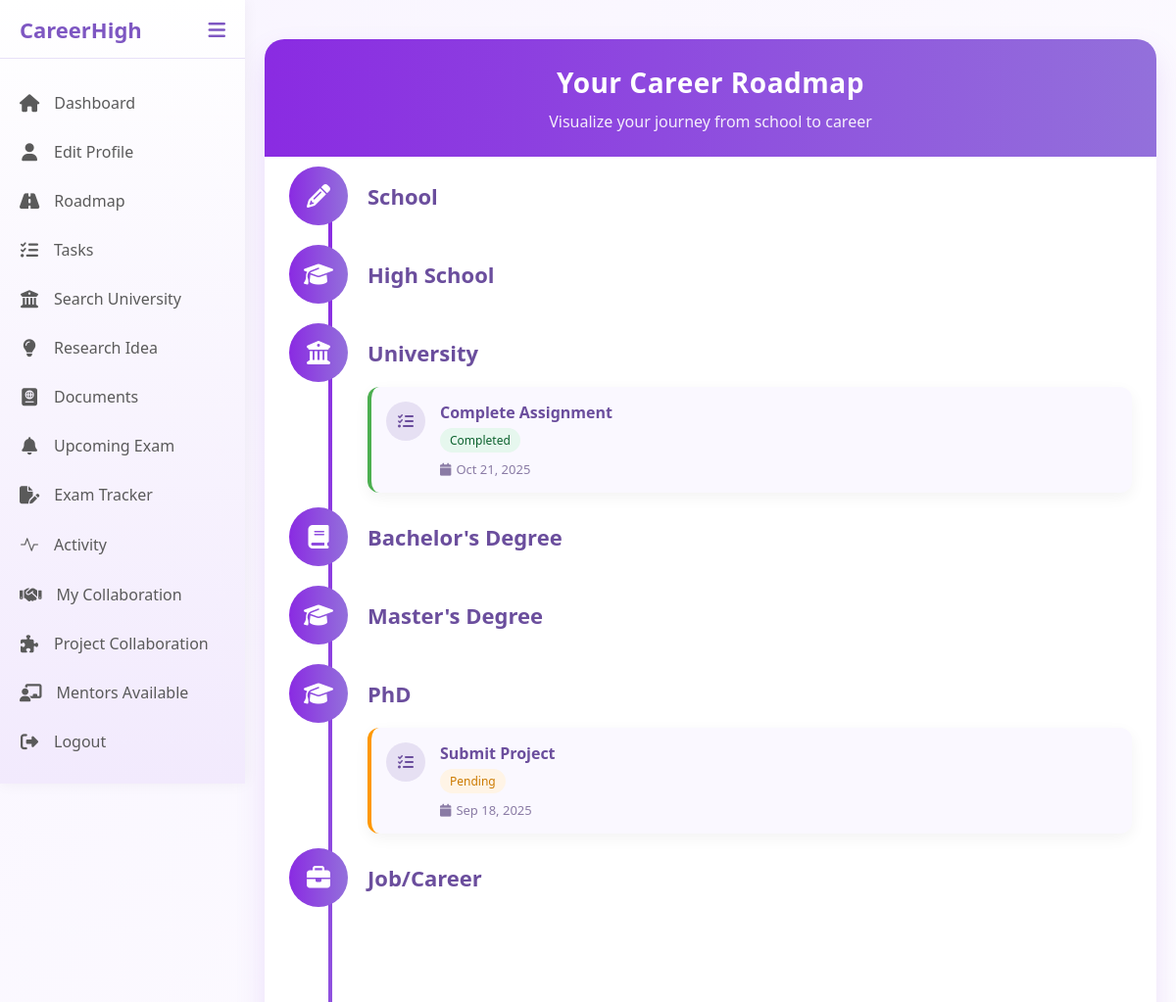
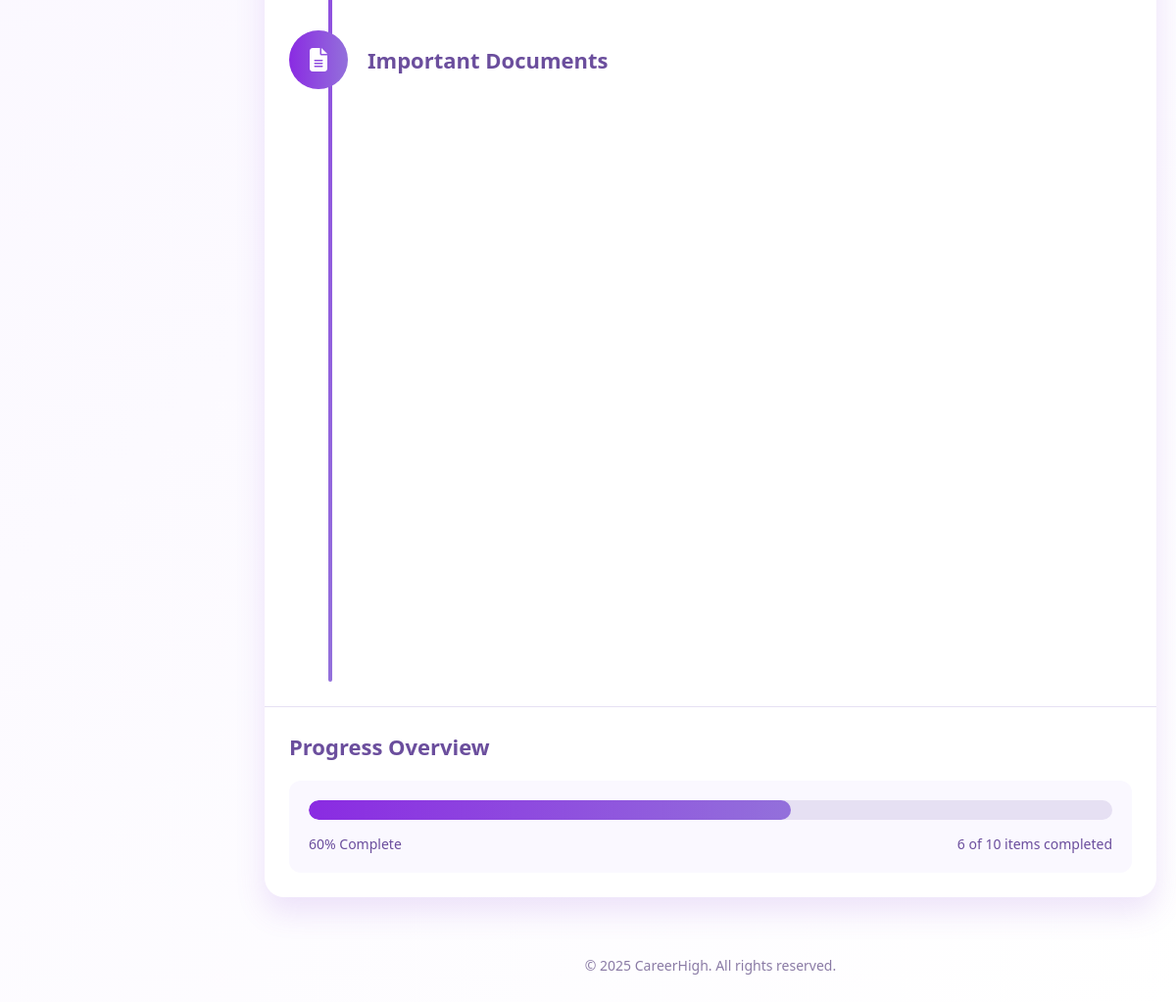
/Roadmap.php (signed in), run on the app's committed database (2 pictures, top to bottom).
### tables this page shows
CREATE TABLE `tasks` (
  `id` int(11) NOT NULL,
  `user_id` int(11) DEFAULT NULL,
  `title` varchar(255) NOT NULL,
  `description` text DEFAULT NULL,
  `category` enum('school','high-school','university','bachelor','master','phd','job','other') NOT NULL,
  `due_date` date DEFAULT NULL,
  `completed` tinyint(1) DEFAULT 0,
  `created_at` timestamp NOT NULL DEFAULT current_timestamp()
);

### Roadmap.php (the view, shortened to what this page needs)
<?php
require_once("connect.php");
$tasks = [];
$tasks_sql = "SELECT * FROM tasks
              WHERE user_id = ?
              ORDER BY
              FIELD(category, 'school', 'high-school', 'university', 'bachelor', 'master', 'phd', 'job', 'other'),
              due_date ASC, created_at ASC";
$task_stmt = mysqli_prepare($conn, $tasks_sql);
mysqli_stmt_bind_param($task_stmt, "i", $_SESSION['user_id']);
mysqli_stmt_execute($task_stmt);
$tasks_result = mysqli_stmt_get_result($task_stmt);
if ($tasks_result && mysqli_num_rows($tasks_result) > 0) {
    while ($row = mysqli_fetch_assoc($tasks_result)) {
        $tasks[] = $row;
    }
}
$documents = [];
$documents_sql = "SELECT * FROM documents
                  WHERE user_id = ?
                  ORDER BY
                  FIELD(category, 'academic', 'grade_sheet', 'exam_result', 'competition', 'co_curricular', 'achievement', 'research', 'birth_certificate', 'passport', 'bank', 'other'),
                  due_date ASC, created_at ASC";
$document_stmt = mysqli_prepare($conn, $documents_sql);
mysqli_stmt_bind_param($document_stmt, "i", $_SESSION['user_id']);
mysqli_stmt_execute($document_stmt);
$documents_result = mysqli_stmt_get_result($document_stmt);
if ($documents_result && mysqli_num_rows($documents_result) > 0) {
    while ($row = mysqli_fetch_assoc($documents_result)) {
        $documents[] = $row;
    }
}
$roadmap_items = [];
foreach ($tasks as $task) {
    $roadmap_items[] = [
        'id' => 'task_' . $task['id'],
        'type' => 'task',
        'title' => $task['title'],
        'category' => $task['category'],
        'status' => $task['completed'] ? 'completed' : 'pending',
        'due_date' => $task['due_date'],
        'created_at' => $task['created_at'],
        'description' => $task['description']
    ];
}
foreach ($documents as $document) {
    $roadmap_items[] = [
        'id' => 'doc_' . $document['id'],
        'type' => 'document',
        'title' => $document['title'],
        'category' => $document['category'],
        'status' => $document['status'],
        'due_date' => $document['due_date'],
        'created_at' => $document['created_at'],
        'description' => $document['description']
    ];
}
usort($roadmap_items, function($a, $b) {
    $dateA = !empty($a['due_date']) ? $a['due_date'] : $a['created_at'];
    $dateB = !empty($b['due_date']) ? $b['due_date'] : $b['created_at'];
    return strtotime($dateA) - strtotime($dateB);
});
$grouped_items = [
    'school' => [],
    'high-school' => [],
    'university' => [],
    'bachelor' => [],
    'master' => [],
    'phd' => [],
    'job' => [],
    'other' => [],
    'documents' => []
];
foreach ($roadmap_items as $item) {
    if ($item['type'] === 'document') {
        $grouped_items['documents'][] = $item;
    } else {
        if (isset($grouped_items[$item['category']])) {
            $grouped_items[$item['category']][] = $item;
        } else {
            $grouped_items['other'][] = $item;
        }
    }
}
?>
<!DOCTYPE html>
<html lang="en">
<head>
    <link rel="stylesheet" href="https://cdnjs.cloudflare.com/ajax/libs/font-awesome/6.4.0/css/all.min.css">
    <link rel="stylesheet" href="https://cdn.jsdelivr.net/npm/bootstrap-icons@1.11.3/font/bootstrap-icons.min.css">
    <link rel="stylesheet" href="css/Roadmaps.css">
</head>
<body>
    <div class="sidebar">
        <div class="sidebar-header">
            <div class="logo">CareerHigh</div>
            <button class="toggle-btn">
                <i class="fas fa-bars"></i>
            </button>
        </div>
        <div class="menu-items">
            <a href="Dashboard.php" class="menu-item">
                <i class="fas fa-home"></i>
                <span>Dashboard</span>
            </a>
            <a href="studentProfile.php" class="menu-item">
                <i class="fas fa-user"></i>
                <span>Edit Profile</span>
            </a>
            <a href="Roadmap.php" class="menu-item">
                <i class="fa-solid fa-road"></i>
                <span>Roadmap</span>
            </a>
            <a href="Task.php" class="menu-item">
                <i class="fas fa-tasks"></i>
                <span>Tasks</span>
            </a>
            <a href="UniversityFilter.php" class="menu-item">
                <i class="fa fa-university" aria-hidden="true"></i>
                <span>Search University</span>
            </a>
            <a href="research_idea.php" class="menu-item">
                <i class="fa-solid fa-lightbulb"></i>
                <span>Research Idea</span>
            </a>
            <a href="Document.php" class="menu-item">
                <i class="fa-solid fa-passport"></i>
                <span>Documents</span>
            </a>
            <a href="ExamNotification.php" class="menu-item">
                <i class='fas fa-bell'></i>
                <span>Upcoming Exam</span>
            </a>
            <a href="ExamTracker.php" class="menu-item">
                <i class="fa-solid fa-file-pen"></i>
                <span>Exam Tracker</span>
            </a>
            <a href="Activity.php" class="menu-item">
                    <i class="bi bi-activity"></i>
                <span>Activity</span>
            </a>
            <a href="MyCollab.php" class="menu-item">
                    <i class="fas fa-handshake"></i>
                <span>My Collaboration</span>
            </a>
            <a href="ResearchCollaboration.php" class="menu-item">
                    <i class="fas fa-puzzle-piece"></i>
                <span>Project Collaboration</span>
            </a>
            <a href="MentorFilter.php" class="menu-item">
                <i class="fa-solid fa-chalkboard-user"></i>
                <span>Mentors Available</span>
            </a>
            <a href="logout.php" class="menu-item">
                <i class="fas fa-sign-out-alt"></i>
                <span>Logout</span>
            </a>
        </div>
    </div>
    <div class="main-content">
        <div class="container">
            <header>
                <h1>Your Career Roadmap</h1>
                <p class="subtitle">Visualize your journey from school to career</p>
            </header>
            <div class="roadmap-container">
                <div class="roadmap-timeline">
                    <div class="timeline-phase" id="school">
                        <div class="phase-header">
                            <div class="phase-icon">
                                <i class="fas fa-pencil-alt"></i>
                            </div>
                            <h2>School</h2>
                        </div>
                    </div>
                    <div class="timeline-phase" id="high-school">
                        <div class="phase-header">
                            <div class="phase-icon">
                                <i class="fas fa-graduation-cap"></i>
                            </div>
                            <h2>High School</h2>
                        </div>
                    </div>
                    <div class="timeline-phase" id="university">
                        <div class="phase-header">
                            <div class="phase-icon">
                                <i class="fas fa-university"></i>
                            </div>
                            <h2>University</h2>
                        </div>
                        <div class="phase-items">
                            <?php foreach ($grouped_items['university'] as $item): ?>
                                <div class="roadmap-item <?php echo $item['status']; ?>">
                                    <div class="item-icon">
                                        <i class="fas fa-<?php echo $item['type'] === 'task' ? 'tasks' : 'file-alt'; ?>"></i>
                                    </div>
                                    <div class="item-content">
                                        <h3><?php echo htmlspecialchars($item['title']); ?></h3>
                                        <div class="item-status"><?php echo ucfirst($item['status']); ?></div>
                                        <?php if (!empty($item['due_date'])): ?>
                                            <div class="item-due">
                                                <i class="fas fa-calendar"></i>
                                                <?php echo date('M j, Y', strtotime($item['due_date'])); ?>
                                            </div>
                                        <?php endif; ?>
                                    </div>
                                </div>
                            <?php endforeach; ?>
                        </div>
                    </div>
                    <div class="timeline-phase" id="bachelor">
                        <div class="phase-header">
                            <div class="phase-icon">
                                <i class="fas fa-book"></i>
                            </div>
                            <h2>Bachelor's Degree</h2>
                        </div>
                    </div>
                    <div class="timeline-phase" id="master">
                        <div class="phase-header">
                            <div class="phase-icon">
                                <i class="fas fa-graduation-cap"></i>
                            </div>
                            <h2>Master's Degree</h2>
                        </div>
                    </div>
                    <div class="timeline-phase" id="phd">
                        <div class="phase-header">
                            <div class="phase-icon">
                                <i class="fas fa-graduation-cap"></i>
                            </div>
                            <h2>PhD</h2>
                        </div>
                        <div class="phase-items">
                            <?php foreach ($grouped_items['phd'] as $item): ?>
                                <div class="roadmap-item <?php echo $item['status']; ?>">
                                    <div class="item-icon">
                                        <i class="fas fa-<?php echo $item['type'] === 'task' ? 'tasks' : 'file-alt'; ?>"></i>
                                    </div>
                                    <div class="item-content">
                                        <h3><?php echo htmlspecialchars($item['title']); ?></h3>
                                        <div class="item-status"><?php echo ucfirst($item['status']); ?></div>
                                        <?php if (!empty($item['due_date'])): ?>
                                            <div class="item-due">
                                                <i class="fas fa-calendar"></i>
                                                <?php echo date('M j, Y', strtotime($item['due_date'])); ?>
                                            </div>
                                        <?php endif; ?>
                                    </div>
                                </div>
                            <?php endforeach; ?>
                        </div>
                    </div>
                    <div class="timeline-phase" id="job">
                        <div class="phase-header">
                            <div class="phase-icon">
                                <i class="fas fa-briefcase"></i>
                            </div>
                            <h2>Job/Career</h2>
                        </div>
                        <div class="phase-items">
                        </div>
                    </div>
                    <div class="timeline-phase" id="documents">
                        <div class="phase-header">
                            <div class="phase-icon">
                                <i class="fas fa-file-alt"></i>
                            </div>
                            <h2>Important Documents</h2>
                        </div>
                        <div class="phase-items">
                        </div>
                    </div>
                </div>
            </div>
            <div class="progress-overview">
                <h2>Progress Overview</h2>
                <div class="progress-stats">
                    <?php
                    $total_items = count($roadmap_items);
                    $completed_items = 0;
                    foreach ($roadmap_items as $item) {
                        if ($item['status'] === 'completed') {
                            $completed_items++;
                        }
                    }
                    $completion_percentage = $total_items > 0 ? round(($completed_items / $total_items) * 100) : 0;
                    ?>
                    <div class="progress-bar">
                        <div class="progress-fill" style="width: <?php echo $completion_percentage; ?>%"></div>
                    </div>
                    <div class="progress-text">
                        <span><?php echo $completion_percentage; ?>% Complete</span>
                        <span><?php echo $completed_items; ?> of <?php echo $total_items; ?> items completed</span>
                    </div>
                </div>
            </div>
        </div>
        <div class="copyright">
            © 2025 CareerHigh. All rights reserved.
        </div>
    </div>
</body>
</html>

### data on the page
tasks: title "Complete Assignment", status "Completed", due_date "Oct 21, 2025"
tasks: title "Submit Project", status "Pending", due_date "Sep 18, 2025"

### other printed values
$completion_percentage "60"
$completed_items "6"
$total_items "10"
